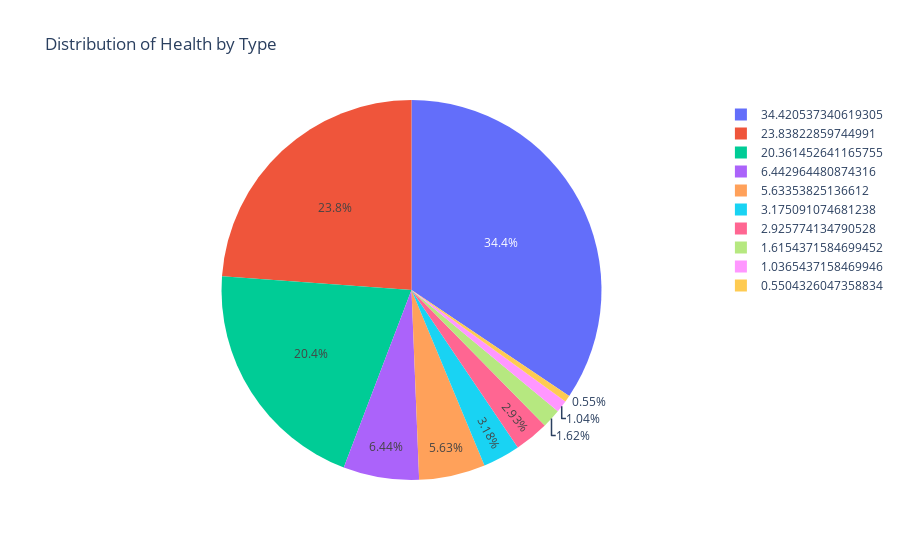

The cell this chart's notebook holds for it:
### Code cell
import plotly.express as px
circle_fig = px.pie(summary, values='count', names='percentage', title='Distribution of Health by Type' )  # No filtering
circle_fig.show()

### Figure 1 — Plotly figure (JSON) as saved in the notebook; plotly's stock layout.template omitted (floating-point values rounded to 4 significant figures)
{"data": [{"domain": {"x": [0, 1], "y": [0, 1]}, "hovertemplate": "percentage=%{label}<br>count=%{value}<extra></extra>", "labels": [34.42, 23.84, 20.36, 6.443, 5.634, 3.175, 2.926, 1.615, 1.037, 0.5504], "legendgroup": "", "name": "", "showlegend": true, "type": "pie", "values": [60470, 41879, 35771, 11319, 9897, 5578, 5140, 2838, 1821, 967]}], "layout": {"autosize": true, "legend": {"tracegroupgap": 0}, "title": {"text": "Distribution of Health by Type"}}}
